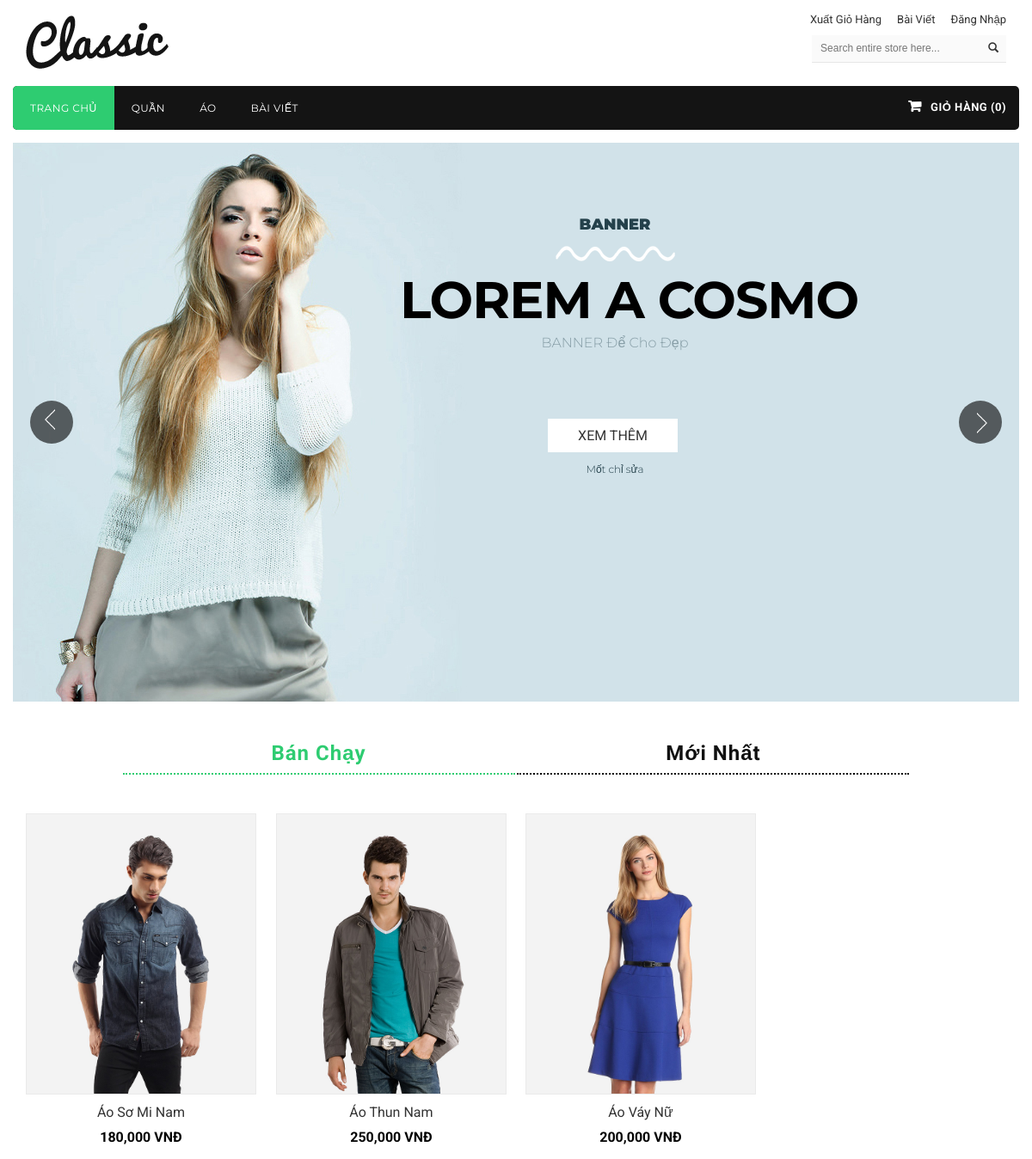
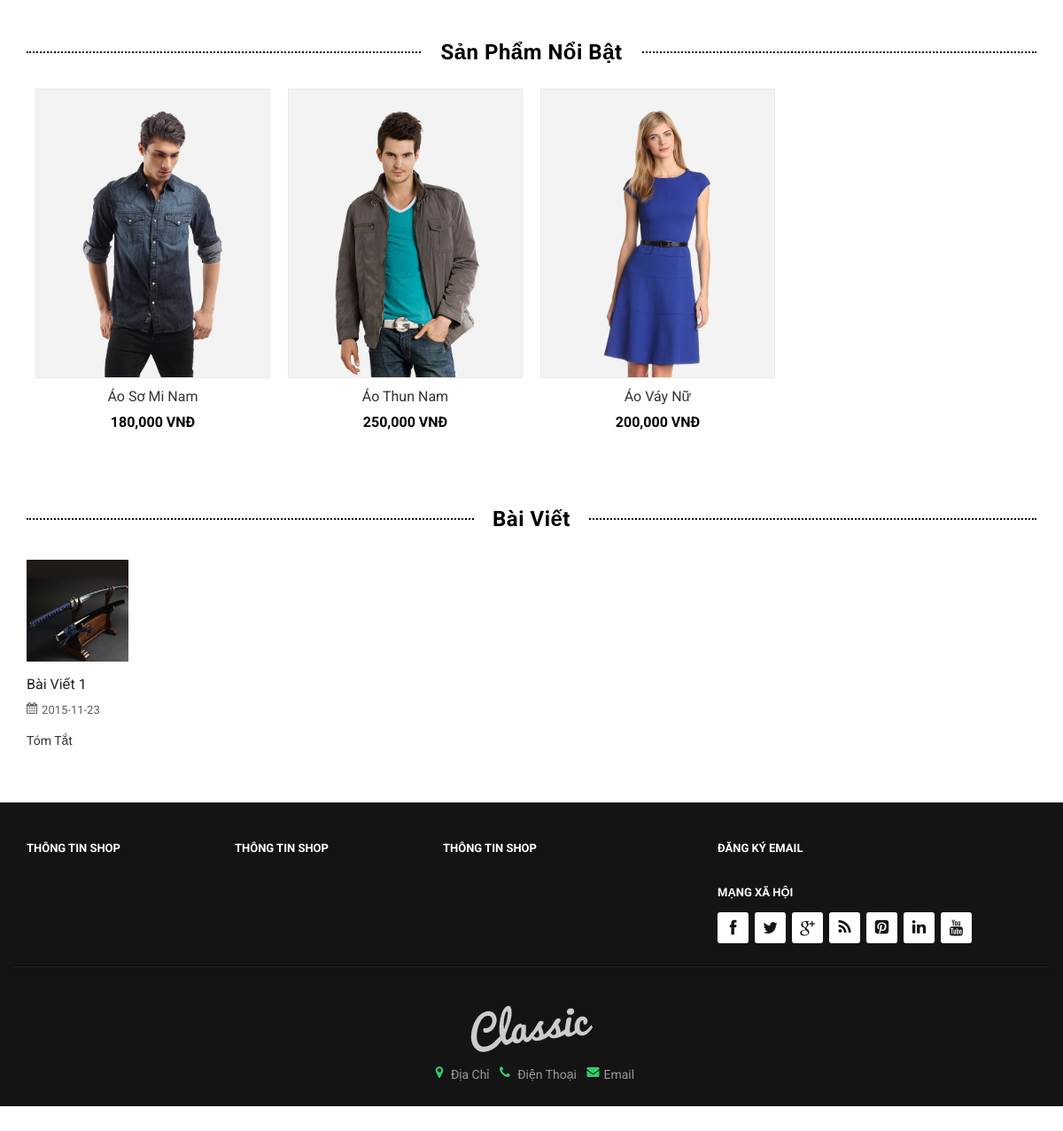
The page / on the database its author committed (2 pictures, top to bottom).
### tables this page shows
CREATE TABLE IF NOT EXISTS `catalog` (
  `id` int(11) NOT NULL,
  `name` varchar(128) NOT NULL,
  `parent_id` int(11) NOT NULL DEFAULT '0',
  `level` int(11) NOT NULL DEFAULT '0'
);

CREATE TABLE IF NOT EXISTS `product` (
  `id` int(255) NOT NULL,
  `catalog_id` int(11) NOT NULL,
  `name` varchar(100) NOT NULL,
  `price` double NOT NULL DEFAULT '0',
  `content` text NOT NULL,
  `discount` int(11) NOT NULL DEFAULT '0',
  `image_link` varchar(50) NOT NULL,
  `image_list` text NOT NULL,
  `created` date NOT NULL,
  `view` int(11) NOT NULL DEFAULT '0'
);

CREATE TABLE IF NOT EXISTS `news` (
  `title` varchar(255) NOT NULL,
  `description` varchar(1000) NOT NULL,
  `url_image` varchar(255) NOT NULL,
  `created` date NOT NULL,
  `content` text NOT NULL,
  `admin` int(11) NOT NULL,
  `view` int(11) NOT NULL DEFAULT '0',
  `id` int(11) NOT NULL
);

### views/index/index.php (the view, shortened to what the rows shown need)
<div class="main-col">
  <div class="container">
    <div class="row">
      <div class="product-grid-view">
        <div class="col-md-12">
          <div class="std">
            <div class="home-tabs wow bounceInUp animated">
              <div class="producttabs">
                <div id="magik_producttabs1" class="magik-producttabs">
                  <div class="magik-pdt-container">
                    <div class="magik-pdt-content wide-5">
                      <div class="pdt-content is-loaded pdt_best_sales tab-content-actived">
                        <ul class="pdt-list products-grid-home zoomOut play">
                        <?php $i=1; foreach ($data_best as $key => $value): ?>
                           <li class="item item-animate <?php switch ($i%4) {
                              case 1:
                                echo 'wide-first';
                                break;
                           } ?>">
                            <div class="item-inner">
                              <div class="item-img">
                                <div class="item-img-info"><a href="index.php?c=product&m=detail&id=<?php echo $value['id']; ?>" title="<?php echo $value['name']; ?>" class="product-image"><img src="products-images/<?php echo $value['image_link']; ?>" alt="<?php echo $value['name']; ?>"></a>
                                </div>
                              </div>
                              <div class="item-info">
                                <div class="info-inner">
                                  <div class="item-title"><a href="index.php?c=product&m=detail&id=<?php echo $value['id']; ?>" title="<?php echo $value['name'];?>"><?php echo $value['name']; ?></a> </div>
                                  <div class="item-content">
                                    <div class="item-price">
                                      <div class="price-box">
                                      <?php if ($value['discount']==0): ?>
                                        <span class="regular-price"><span class="price"><?php echo number_format($value['price']); ?> VNĐ</span> </span>
                                      <?php endif ?>
                                      </div>
                                    </div>
                                  </div>
                                </div>
                              </div>
                            </div>
                          </li>
                        <?php $i++; endforeach ?>
                        </ul>
                      </div>
                    </div>
                  </div>
                </div>
              </div>
            </div>
          </div>
        </div>
      </div>
    </div>
  </div>
</div>
<section class="featured-pro container wow bounceInUp animated">
  <div class="slider-items-products">
    <div class="new_title center">
      <h2>Sản Phẩm Nổi Bật</h2>
    </div>
    <div id="featured-slider" class="product-flexslider hidden-buttons">
      <div class="slider-items slider-width-col4 products-grid">
      <?php foreach ($data_featured as $key => $value): ?>
        <div class="item">
          <div class="item-inner">
            <div class="item-img">
              <div class="item-img-info"><a href="index.php?c=product&m=detail&id=<?php echo $value['id']; ?>" title="<?php echo $value['name']; ?>" class="product-image"><img src="products-images/<?php echo $value['image_link']; ?>" alt="<?php echo $value['name']; ?>"></a>
              </div>
            </div>
            <div class="item-info">
              <div class="info-inner">
                <div class="item-title"><a href="index.php?c=product&m=detail&id=<?php echo $value['id']; ?>" title="<?php echo $value['name'];?>"><?php echo $value['name']; ?></a> </div>
                <div class="item-content">
                  <div class="item-price">
                    <div class="price-box">
                    <?php if ($value['discount']==0): ?>
                      <span class="regular-price"><span class="price"><?php echo number_format($value['price']); ?> VNĐ</span> </span>
                    <?php endif ?>
                    </div>
                  </div>
                </div>
              </div>
            </div>
          </div>
        </div>
      <?php endforeach ?>
      </div>
    </div>
  </div>
</section>
<section class="latest-blog wow bounceInUp animated">
  <div class="container">
    <div class="row">
      <div class="new_title center">
        <h2>Bài Viết</h2>
      </div>
      <?php foreach ($data_news as $key => $value): ?>
        <div class="col-xs-12 col-sm-6 col-lg-3">
          <div class="blog_inner">
            <div class="blog-img"> <img class='img_news' src="images/<?php echo $value['url_image'];?>" alt="Ảnh Bài Viết">
            </div>
            <h3><a href="index.php?c=blog&m=detail&id=<?php echo $value['id'];?>"><?php echo $value['title'];?></a> </h3>
            <div class="post-date"><i class="icon-calendar"></i><?php echo $value['created'];?></div>
            <p><?php echo $value['description'];?></p>
          </div>
        </div>
      <?php endforeach ?>
    </div>
  </div>
</section>

### views/layout_home.php (shortened to what the rows shown need)
<!DOCTYPE html>
<html lang="en">
<head>
<link rel="stylesheet" type="text/css" href="./styles/css/bootstrap.min.css">
<link rel="stylesheet" type="text/css" href="./styles/css/font-awesome.css" media="all">
<link rel="stylesheet" type="text/css" href="./styles/css/animate.css" media="all">
<link rel="stylesheet" type="text/css" href="./styles/css/revslider.css" >
<link rel="stylesheet" type="text/css" href="./styles/css/owl.carousel.css">
<link rel="stylesheet" type="text/css" href="./styles/css/owl.theme.css">
<link rel="stylesheet" type="text/css" href="./styles/css/jquery.mobile-menu.css">
<link rel="stylesheet" type="text/css" href="./styles/css/style.css" media="all">
<link rel="stylesheet" type="text/css" href="./styles/css/blogmate.css">
<link rel="stylesheet" type="text/css" href="./styles/css/flexslider.css">
</head>
<body class="cms-index-index cms-home-page">
<div id="page">
  <nav>
    <div class="container">
      <div class="row">
        <div class="nav-inner col-lg-12">
          <ul id="nav" class="hidden-xs">
            <?php $menu=model('catalog')->catalog('WHERE parent_id=0');
                  foreach ($menu as $key => $value):
            ?>
              <li class="mega-menu"><a href="index.php?c=product&id=<?php echo $value['id']; ?>" class="level-top"><span><?php echo $value['name']; ?></span></a>
              </li>
            <?php endforeach ?>
          </ul>
        </div>
      </div>
    </div>
  </nav>
  <div id='ajax_table'>
    <?php include ROOT . DS . 'views' . DS . $template_file; ?>
  </div>
</div>
</body>
</html>

### rows shown on the page
catalog: name "QUẦN"
catalog: name "ÁO"
product: image_link (picture), name "Áo Sơ Mi Nam", price "180,000"
product: image_link (picture), name "Áo Thun Nam", price "250,000"
product: image_link (picture), name "Áo Váy Nữ", price "200,000"
news: url_image (picture), title "Bài Viết 1", created "2015-11-23", description "Tóm Tắt"
